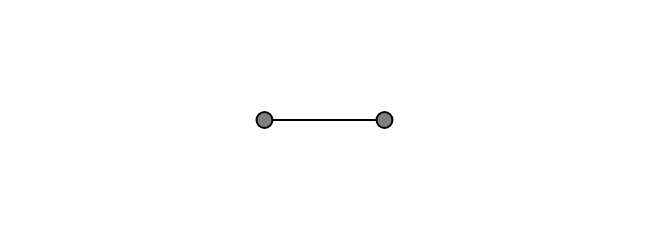
Frame 1 (no input)
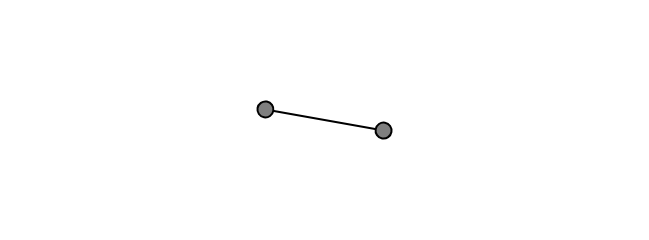
Frame 60 (no input)
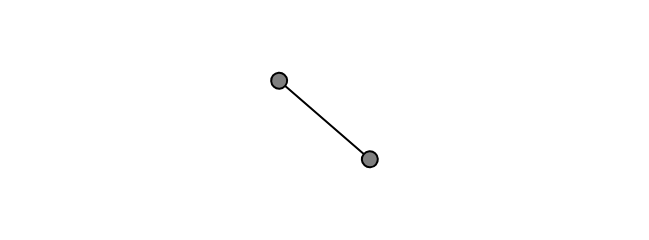
Frame 120 (the mouse pressed at the canvas centre since frame 60)

The p5.js sketch that drew these frames (run headless with seeded random() and noise() and a simulated clock; from frame 60 on, the mouse is pressed at the canvas centre):

// p5.js sketch
// ── sketch.js
let angle = 0;
let angleVel = 0;
let angleAcc = 0.0001;

function setup() {
  createCanvas(649, 240);
}

function draw() {
  background(255);

  translate(width/2, height/2);
  rotate(angle);
  
  fill(127);
  stroke (0)
  strokeWeight(2);
  
  line(-60,0,60,0);
  circle(-60,0,16);
  circle(60,0,16);
 
  angleVel += angleAcc;
  angle += angleVel;
  
}
